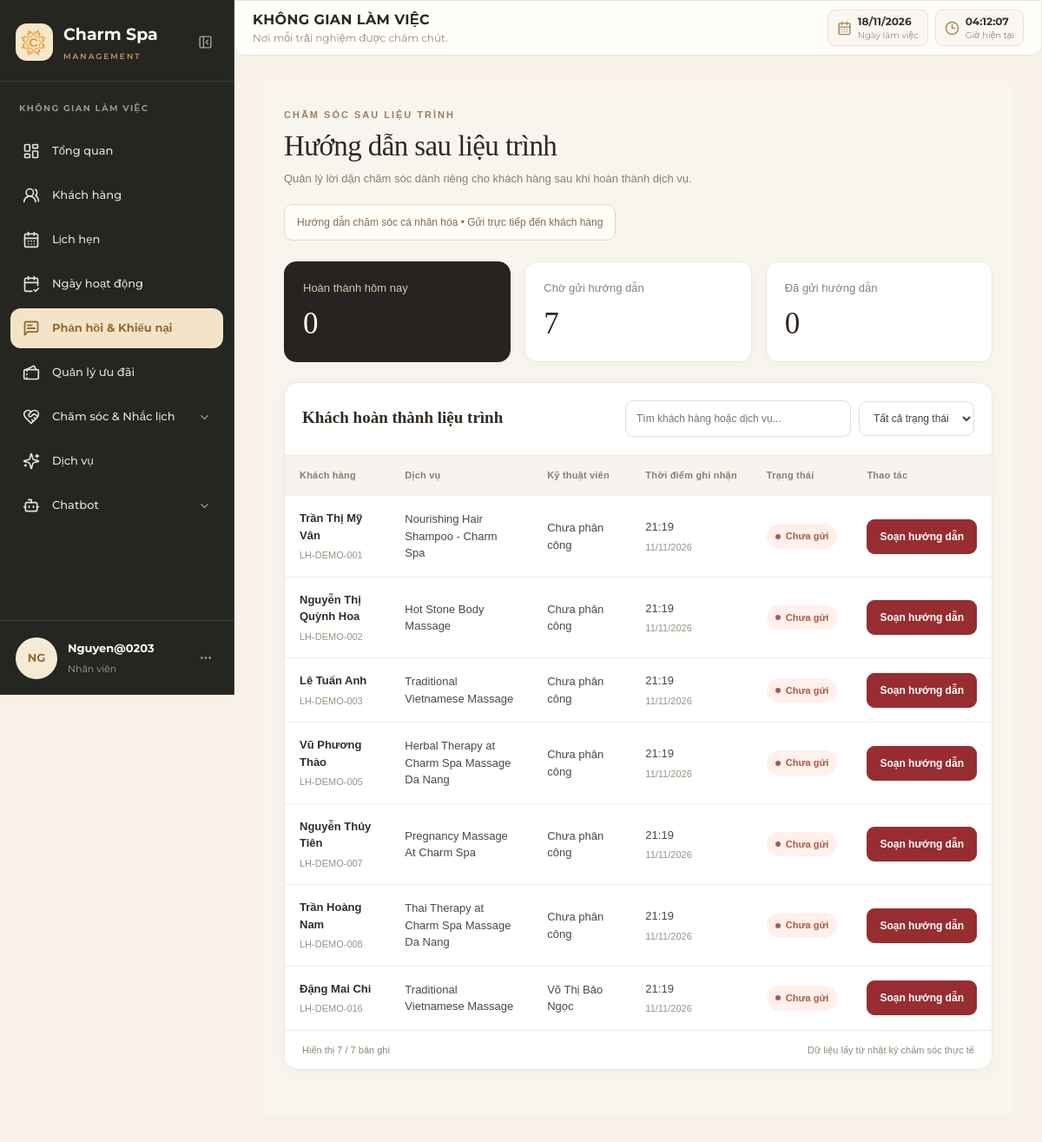
Page /notifications/aftercare/admin/ (signed in) on the committed database.
### notifications/models.py (models this page shows, shortened)
class NhatKyGuiHDCS(models.Model):
    ma_lh = models.ForeignKey(LichHen, on_delete=models.CASCADE, verbose_name="Lịch hẹn liên quan")
    ma_hd = models.ForeignKey(HuongDanChamSoc, on_delete=models.SET_NULL, null=True, blank=True, verbose_name="Mẫu hướng dẫn")
    ten_khach_hang = models.CharField(max_length=255, verbose_name="Tên khách hàng")
    ten_dich_vu = models.CharField(max_length=255, verbose_name="Tên dịch vụ")
    ten_ktv = models.CharField(max_length=100, null=True, blank=True, verbose_name="Kỹ thuật viên thực hiện")
    gio_checkout = models.DateTimeField(default=timezone.now, verbose_name="Thời gian hoàn thành (Checkout)")
    trang_thai = models.BooleanField(default=False, verbose_name="Trạng thái gửi HDCS (True: Đã gửi, False: Chưa gửi)")
    noi_dung_gui = models.TextField(null=True, blank=True, verbose_name="Nội dung lời dặn thực tế đã gửi")
    thoi_gian_gui = models.DateTimeField(null=True, blank=True, verbose_name="Thời gian bấm gửi")
    class Meta:
        verbose_name = "Nhật ký gửi HDCS"
        verbose_name_plural = "Nhật ký gửi HDCS"
        ordering = ['-gio_checkout']

### notifications/views.py (the view, shortened to what this page needs)
@login_required(login_url='/accounts/dang_nhap/')
@user_passes_test(is_staff, login_url='/accounts/dang_nhap/')
def cham_soc_sau_lieu_trinh(request):
    lich_da_hoan_thanh = (
        LichHen.objects.filter(trang_thai='Hoàn thành')
        .select_related('ma_kh', 'ma_dv', 'ma_nv')
        .order_by('-ngay_hen', '-gio_hen')
    )
    existing_ids = set(
        NhatKyGuiHDCS.objects.values_list('ma_lh_id', flat=True)
    )
    for lh in lich_da_hoan_thanh:
        if lh.pk in existing_ids:
            continue
    records = list(
        NhatKyGuiHDCS.objects
        .select_related('ma_lh', 'ma_lh__ma_dv', 'ma_hd')
        .order_by('-gio_checkout', '-pk')
    )
    mau_huong_dan = list(
        HuongDanChamSoc.objects.filter(trang_thai='Hoạt động')
        .select_related('ma_dv').order_by('tieu_de')
    )
    return render(request, 'notifications/cham_soc_sau_lieu_trinh.html', {
        'records': records,
        'mau_huong_dan': mau_huong_dan,
    })

### notifications/views.py (called while the page is built)
def is_staff(user):
    return user.is_authenticated and (user.is_staff or user.is_superuser)

### templates/notifications/cham_soc_sau_lieu_trinh.html (shortened to what this page needs)
{% extends 'layouts/staff_base.html' %}
{% load static %}
{% block content %}
<div class="hdcs-page">
 <div class="hdcs-wrap">
  <div class="hdcs-heading">
   <div>
    <div class="hdcs-eyebrow">CHĂM SÓC SAU LIỆU TRÌNH</div>
    <h1>Hướng dẫn sau liệu trình</h1>
    <p>Quản lý lời dặn chăm sóc dành riêng cho khách hàng sau khi hoàn thành dịch vụ.</p>
   </div>
   <div class="hdcs-note">Hướng dẫn chăm sóc cá nhân hóa • Gửi trực tiếp đến khách hàng</div>
  </div>
  <div class="hdcs-metrics">
   <div class="hdcs-metric"><div class="hdcs-metric-name">Hoàn thành hôm nay</div><div class="hdcs-metric-value" id="hdcsToday">0</div></div>
   <div class="hdcs-metric"><div class="hdcs-metric-name">Chờ gửi hướng dẫn</div><div class="hdcs-metric-value" id="hdcsPending">0</div></div>
   <div class="hdcs-metric"><div class="hdcs-metric-name">Đã gửi hướng dẫn</div><div class="hdcs-metric-value" id="hdcsSent">0</div></div>
  </div>
  <section class="hdcs-panel">
   <div class="hdcs-panel-head">
    <h2>Khách hoàn thành liệu trình</h2>
    <div class="hdcs-controls">
     <input id="hdcsSearch" class="hdcs-search" type="search" placeholder="Tìm khách hàng hoặc dịch vụ..." aria-label="Tìm khách hàng hoặc dịch vụ">
     <select id="hdcsStatus" class="hdcs-filter" aria-label="Lọc trạng thái">
      <option value="all">Tất cả trạng thái</option>
     </select>
    </div>
   </div>
   <div class="hdcs-table-wrap">
    <table class="hdcs-table">
     <thead><tr><th>Khách hàng</th><th>Dịch vụ</th><th>Kỹ thuật viên</th><th>Thời điểm ghi nhận</th><th>Trạng thái</th><th>Thao tác</th></tr></thead>
     <tbody id="hdcsRows">
      {% for record in records %}
      <tr class="hdcs-record" data-status="{% if record.trang_thai %}sent{% else %}pending{% endif %}" data-date="{{ record.gio_checkout|date:'Y-m-d' }}">
       <td><div class="hdcs-name">{{ record.ten_khach_hang }}</div><div class="hdcs-sub">{{ record.ma_lh_id }}</div></td>
       <td><div>{{ record.ten_dich_vu }}</div></td>
       <td>{{ record.ten_ktv|default:'Chưa phân công' }}</td>
       <td><div>{{ record.gio_checkout|date:'H:i' }}</div><div class="hdcs-sub">{{ record.gio_checkout|date:'d/m/Y' }}</div></td>
       <td>{% if record.trang_thai %}<span class="hdcs-pill sent">Đã gửi</span>{% else %}<span class="hdcs-pill pending">Chưa gửi</span>{% endif %}</td>
       <td>
        <button type="button" class="hdcs-btn {% if not record.trang_thai %}primary{% endif %} hdcs-open"
         data-name="{{ record.ten_khach_hang|escape }}"
         data-service="{{ record.ten_dich_vu|escape }}"
         data-staff="{{ record.ten_ktv|default:'Chưa phân công'|escape }}"
         data-code="{{ record.ma_lh_id|escape }}"
         data-service-id="{{ record.ma_lh.ma_dv_id|escape }}"
         data-template-id="{{ record.ma_hd_id|default:''|escape }}"
         data-send-url="{% url 'notifications:gui_hdcs_action' record.id %}"
         data-status="{% if record.trang_thai %}sent{% else %}pending{% endif %}"
         data-content="{{ record.noi_dung_gui|default:''|escape }}">
         {% if record.trang_thai %}Xem nội dung{% else %}Soạn hướng dẫn{% endif %}
        </button>
       </td>
      </tr>
      {% empty %}
      <tr id="hdcsDatabaseEmpty"><td colspan="6"><div class="hdcs-empty">Chưa có lịch hẹn ở trạng thái <strong>Hoàn thành</strong>.</div></td></tr>
      {% endfor %}
     </tbody>
    </table>
   </div>
   <div class="hdcs-footer"><span id="hdcsVisible">Hiển thị 0 bản ghi</span><span>Dữ liệu lấy từ nhật ký chăm sóc thực tế</span></div>
  </section>
 </div>
</div>
{% endblock %}

### templates/components/staff_sidebar.html (shortened to what this page needs)
{% load static %}
<aside class="staff-sidebar" id="staffSidebar">
    <div class="sidebar-logo">
        <div class="logo-icon">
            <img src="{% static 'images/logo_tach_nen.png' %}" alt="Charm Spa Logo" style="width: 100%; height: 100%; object-fit: contain; border-radius: 9px;">
        </div>
        <div class="logo-text">
            <div class="logo-name">Charm Spa</div>
            <div class="logo-subtitle">MANAGEMENT</div>
        </div>
        <button type="button"
                class="sidebar-toggle"
                id="sidebarToggle"
                aria-label="Thu gọn thanh menu"
                aria-expanded="true">
            <i data-lucide="panel-left-close"></i>
        </button>
    </div>
    <div class="sidebar-section-title">KHÔNG GIAN LÀM VIỆC</div>
    {% with role=request.user.thong_tin_tai_khoan.vai_tro %}
    <nav class="sidebar-menu">
        <a href="{% url 'core:staff_dashboard' %}" title="Tổng quan"
           class="sidebar-item {% if active_menu == 'dashboard' %}active{% endif %}">
            <i data-lucide="layout-dashboard" class="sidebar-icon"></i>
            <span class="sidebar-label">Tổng quan</span>
        </a>
        <a href="{% url 'staff_customer_list' %}" title="Khách hàng"
           class="sidebar-item {% if active_menu == 'customers' %}active{% endif %}">
            <i data-lucide="users-round" class="sidebar-icon"></i>
            <span class="sidebar-label">Khách hàng</span>
        </a>
        <a href="{% url 'bookings:staff_booking_list' %}" title="Lịch hẹn"
           class="sidebar-item {% if active_menu == 'bookings' %}active{% endif %}">
            <i data-lucide="calendar-days" class="sidebar-icon"></i>
            <span class="sidebar-label">Lịch hẹn</span>
        </a>
        <a href="{% url 'bookings:quan_ly_ngay_hoat_dong' %}" title="Ngày hoạt động"
           class="sidebar-item {% if active_menu == 'working_days' %}active{% endif %}">
            <i data-lucide="calendar-check-2" class="sidebar-icon"></i>
            <span class="sidebar-label">Ngày hoạt động</span>
        </a>
        <a
            href="{% if role == 'Quản lý' or role == 'Admin' or role == 'Quản trị viên' %}{% url 'feedback:admin_feedback_list' %}{% elif role == 'Nhân viên' or role == 'Nhân viên CSKH' or role == 'Chuyên viên' %}{% url 'feedback:staff_feedback_list' %}{% else %}#{% endif %}"
            title="Phản hồi & Khiếu nại"
            class="sidebar-item {% if active_menu == 'feedback' %}active{% endif %}"
        >
            <i data-lucide="message-square-text" class="sidebar-icon"></i>
            <span class="sidebar-label">
                Phản hồi & Khiếu nại
            </span>
        </a>
        <a href="{% url 'notifications:admin_promotion_list' %}" title="Quản lý ưu đãi"
           class="sidebar-item {% if active_menu == 'promotions' or request.resolver_match.namespace == 'notifications' %}active{% endif %}">
            <i data-lucide="tickets" class="sidebar-icon"></i>
            <span class="sidebar-label">Quản lý ưu đãi</span>
        </a>
        <button type="button"
                class="sidebar-item sidebar-parent {% if active_menu == 'reminders' or active_menu == 'aftercare' %}active{% endif %}"
                id="careMenuToggle"
                aria-expanded="{% if active_menu == 'reminders' or active_menu == 'aftercare' %}true{% else %}false{% endif %}">
            <i data-lucide="heart-handshake" class="sidebar-icon"></i>
            <span class="sidebar-label">Chăm sóc & Nhắc lịch</span>
            <i data-lucide="chevron-down" class="sidebar-chevron"></i>
        </button>
        <a href="{% url 'services:staff_services' %}" title="Dịch vụ"
           class="sidebar-item {% if active_menu == 'services' or active_menu == 'dich_vu' %}active{% endif %}">
            <i data-lucide="sparkles" class="sidebar-icon"></i>
            <span class="sidebar-label">Dịch vụ</span>
        </a>
        <button type="button"
                class="sidebar-item sidebar-parent {% if active_menu == 'chatbot_conversations' or active_menu == 'chatbot_scripts' %}active{% endif %}"
                id="chatbotMenuToggle"
                aria-expanded="{% if active_menu == 'chatbot_conversations' or active_menu == 'chatbot_scripts' %}true{% else %}false{% endif %}">
            <i data-lucide="bot" class="sidebar-icon"></i>
            <span class="sidebar-label">Chatbot</span>
            <i data-lucide="chevron-down" class="sidebar-chevron"></i>
        </button>
    </nav>
    <div class="sidebar-user">
        <div class="user-avatar">
            {{ request.user.username|slice:":2"|upper|default:"?" }}
        </div>
        <div class="user-info">
            <strong>
                {{ request.user.ho_so_nhan_vien.ho_ten|default:request.user.thong_tin_tai_khoan.ho_so_nhan_vien.ho_ten|default:request.user.username|default:"Tài khoản" }}
            </strong>
            <span>
                {% if role == 'Quản lý' or role == 'Admin' or role == 'Quản trị viên' %}
                    Quản lý
                {% elif role == 'Nhân viên' or role == 'Nhân viên CSKH' or role == 'Chuyên viên' %}
                    Nhân viên
                {% else %}
                    {{ role|default:"Nhân viên" }}
                {% endif %}
            </span>
        </div>
        <button type="button"
                class="user-more"
                id="userMoreToggle"
                aria-label="Tùy chọn tài khoản"
                aria-expanded="false">
            <i data-lucide="ellipsis"></i>
        </button>
    </div>
    {% endwith %}
</aside>

### templates/components/staff_sidebar.html (style rules this page uses)
#staffSidebar .sidebar-menu > .sidebar-item.active, #staffSidebar .sidebar-menu > a.sidebar-item.active, #staffSidebar .sidebar-menu > button.sidebar-parent.active { background: #f3e4c9 !important; color: #956b2c !important; border-radius: 12px !important; font-weight: 700 !important; }
#staffSidebar .sidebar-menu > .sidebar-item.active .sidebar-label, #staffSidebar .sidebar-menu > .sidebar-item.active .sidebar-icon, #staffSidebar .sidebar-menu > .sidebar-item.active .sidebar-chevron, #staffSidebar .sidebar-menu > .sidebar-item.active svg { color: #956b2c !important; stroke: #956b2c !important; }

### templates/notifications/cham_soc_sau_lieu_trinh.html (style rules this page uses)
.hdcs-page { font-family:Arial,'Segoe UI',sans-serif;background:#f8f5ef;min-height:calc(100vh - 80px);padding:30px 25px 55px;color:#312820 }
.hdcs-wrap { max-width:1350px;margin:auto }
.hdcs-eyebrow { font-size:11px;letter-spacing:2px;text-transform:uppercase;color:#9c805b;font-weight:700 }
.hdcs-heading { display:flex;justify-content:space-between;align-items:flex-start;gap:18px;flex-wrap:wrap;margin-bottom:24px }
.hdcs-heading h1 { font-family:Georgia,serif;font-size:33px;font-weight:500;margin:8px 0;color:#2f2923 }
.hdcs-heading p { font-size:13px;color:#897d71;margin:0;line-height:1.6 }
.hdcs-note { font-size:12px;border:1px solid #e5d8c4;border-radius:10px;background:#fffdf8;color:#846d4f;padding:11px 14px }
.hdcs-metrics { display:grid;grid-template-columns:repeat(3,minmax(0,1fr));gap:16px;margin-bottom:23px }
.hdcs-metric { background:white;border:1px solid #eee8df;border-radius:14px;padding:20px 21px;min-height:112px;box-shadow:0 3px 14px rgba(30,23,15,.025) }
.hdcs-metric:first-child { background:#272321;color:white;border-color:#272321 }
.hdcs-metric-name { font-size:13px;color:#8d8074 }
.hdcs-metric:first-child .hdcs-metric-name { color:#d9c6aa }
.hdcs-metric-value { font-family:Georgia,serif;font-size:35px;line-height:1.3;margin-top:9px;font-variant-numeric:tabular-nums }
.hdcs-panel { background:#fff;border:1px solid #eee8df;border-radius:17px;overflow:hidden;box-shadow:0 4px 20px rgba(30,23,15,.035) }
.hdcs-panel-head { display:flex;align-items:center;justify-content:space-between;flex-wrap:wrap;gap:14px;padding:20px;border-bottom:1px solid #efeae4 }
.hdcs-panel-head h2 { font-family:Georgia,serif;font-weight:600;font-size:19px;margin:0;color:#342b23 }
.hdcs-controls { display:flex;gap:9px;align-items:center;flex-wrap:wrap }
.hdcs-search,.hdcs-filter { border:1px solid #e6ddd2;border-radius:9px;background:#fff;padding:11px 12px;color:#4c4037;font-size:12px;outline:none }
.hdcs-search { width:260px;max-width:100% }
.hdcs-table-wrap { overflow-x:auto }
.hdcs-table { width:100%;border-collapse:collapse;font-size:13px;min-width:810px }
.hdcs-table thead { background:#f7f4ef }
.hdcs-table th { font-size:11px;font-weight:700;letter-spacing:.2px;color:#8a7e72;padding:15px 17px;text-align:left;white-space:nowrap }
.hdcs-table td { padding:16px 17px;border-top:1px solid #f1ede8;vertical-align:middle;color:#4f473f }
.hdcs-name { font-weight:700;color:#342c26;font-size:13px }
.hdcs-sub { font-size:11px;color:#9d9084;margin-top:5px }
.hdcs-pill { display:inline-flex;align-items:center;gap:6px;font-size:11px;font-weight:700;padding:6px 10px;border-radius:999px;white-space:nowrap }
.hdcs-pill.pending { background:#fff0eb;color:#ae5a46 }
.hdcs-pill::before { content:'';width:6px;height:6px;border-radius:50%;background:currentColor }
.hdcs-btn { display:inline-flex;align-items:center;justify-content:center;border-radius:9px;padding:10px 14px;font-size:12px;cursor:pointer;font-weight:700;white-space:nowrap;transition:.18s;border:1px solid #e3d8c8;background:white;color:#805e3e }
.hdcs-btn.primary { background:#8d6949;border-color:#8d6949;color:#fff }
.hdcs-footer { padding:14px 20px;font-size:11px;color:#948779;border-top:1px solid #eee8df;display:flex;justify-content:space-between;gap:10px }
.hdcs-btn.primary { background:#972d30;border-color:#972d30 }

### rows in the picture
NhatKyGuiHDCS: ten_khach_hang "Trần Thị Mỹ Vân", ma_lh_id "LH-DEMO-001", ten_dich_vu "Nourishing Hair Shampoo - Charm Spa", ten_ktv "Chưa phân công", gio_checkout "21:19", gio_checkout "11/11/2026", trang_thai "Chưa gửi"
NhatKyGuiHDCS: ten_khach_hang "Nguyễn Thị Quỳnh Hoa", ma_lh_id "LH-DEMO-002", ten_dich_vu "Hot Stone Body Massage", ten_ktv "Chưa phân công", gio_checkout "21:19", gio_checkout "11/11/2026", trang_thai "Chưa gửi"
NhatKyGuiHDCS: ten_khach_hang "Lê Tuấn Anh", ma_lh_id "LH-DEMO-003", ten_dich_vu "Traditional Vietnamese Massage", ten_ktv "Chưa phân công", gio_checkout "21:19", gio_checkout "11/11/2026", trang_thai "Chưa gửi"
NhatKyGuiHDCS: ten_khach_hang "Vũ Phương Thảo", ma_lh_id "LH-DEMO-005", ten_dich_vu "Herbal Therapy at Charm Spa Massage Da Nang", ten_ktv "Chưa phân công", gio_checkout "21:19", gio_checkout "11/11/2026", trang_thai "Chưa gửi"
NhatKyGuiHDCS: ten_khach_hang "Nguyễn Thủy Tiên", ma_lh_id "LH-DEMO-007", ten_dich_vu "Pregnancy Massage At Charm Spa", ten_ktv "Chưa phân công", gio_checkout "21:19", gio_checkout "11/11/2026", trang_thai "Chưa gửi"
NhatKyGuiHDCS: ten_khach_hang "Trần Hoàng Nam", ma_lh_id "LH-DEMO-008", ten_dich_vu "Thai Therapy at Charm Spa Massage Da Nang", ten_ktv "Chưa phân công", gio_checkout "21:19", gio_checkout "11/11/2026", trang_thai "Chưa gửi"
NhatKyGuiHDCS: ten_khach_hang "Đặng Mai Chi", ma_lh_id "LH-DEMO-016", ten_dich_vu "Traditional Vietnamese Massage", ten_ktv "Võ Thị Bảo Ngọc", gio_checkout "21:19", gio_checkout "11/11/2026", trang_thai "Chưa gửi"

### other values in the picture
{{ request.user.username|slice:":2"|upper|default:"?" }} "NG"
{{ role|default:"Nhân viên" }} "Nhân viên"
